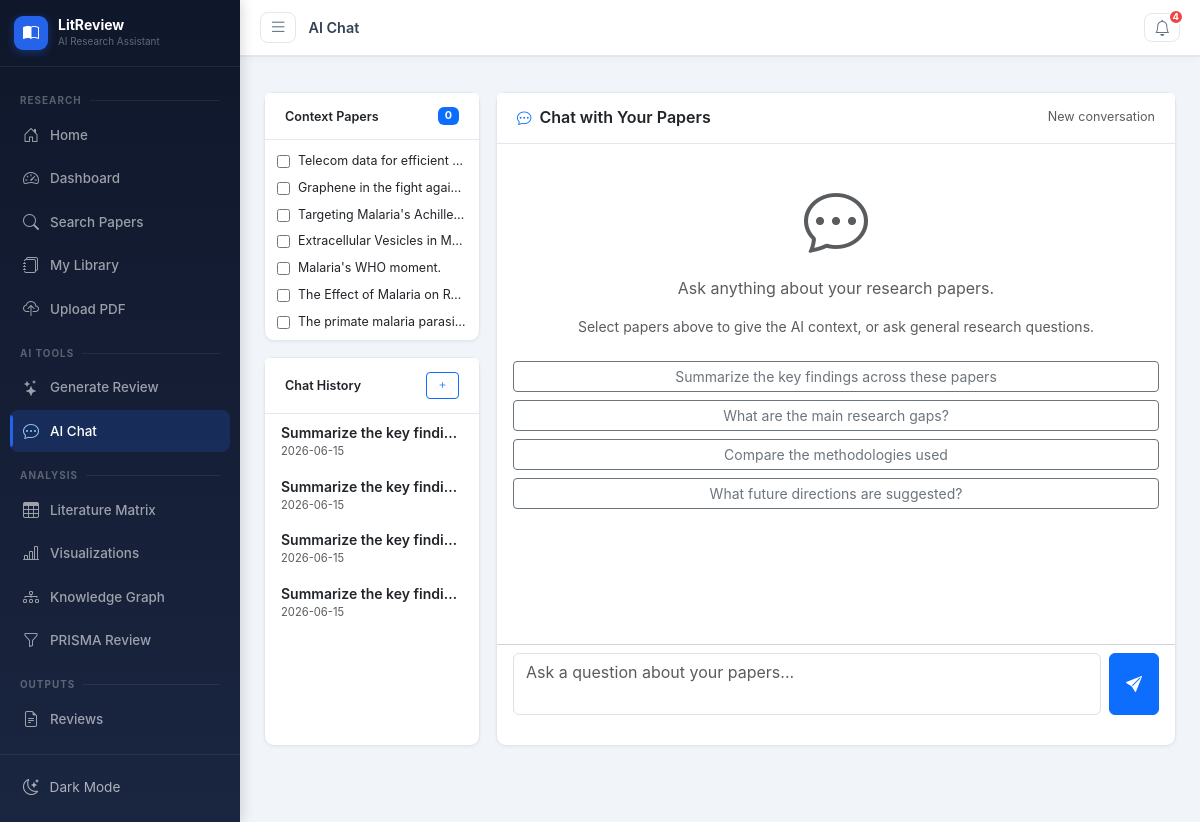
The page /ai/chat on the database as committed earlier.
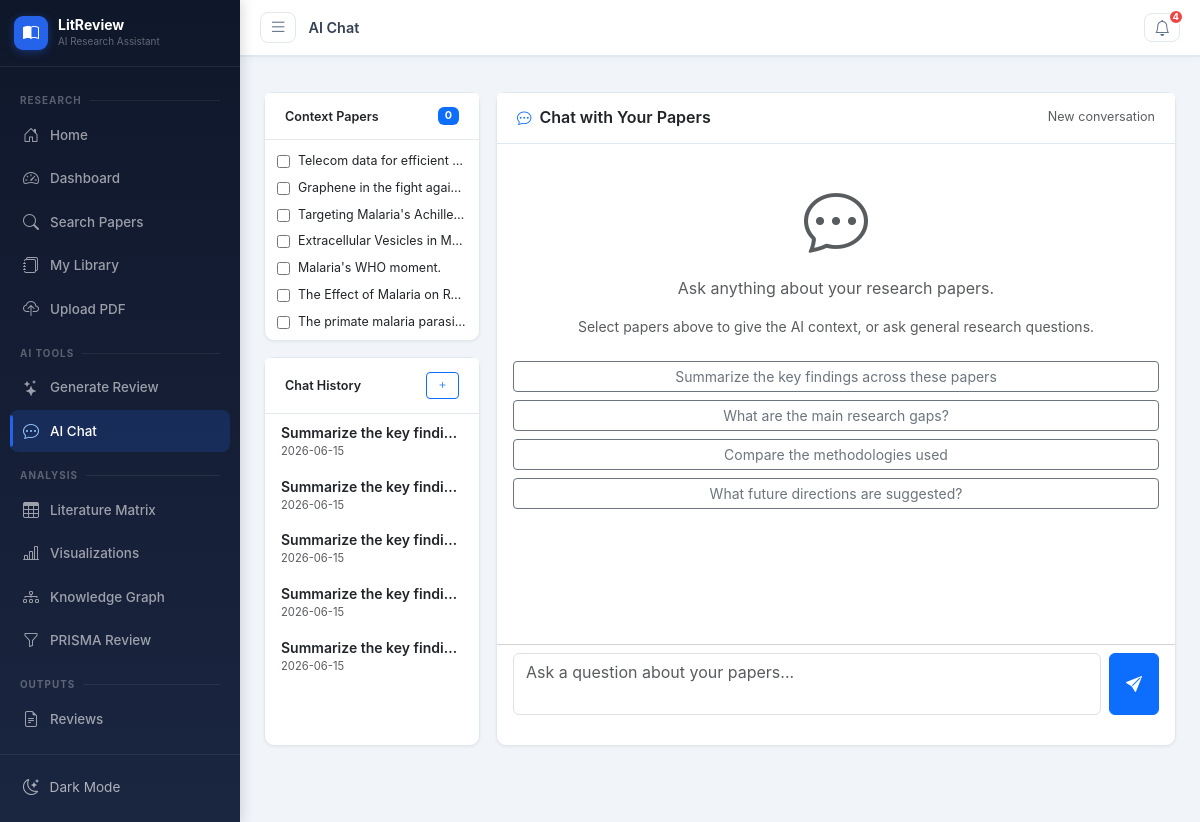
The same page on the database as committed later.
### tables this page shows
CREATE TABLE papers (
            id INTEGER PRIMARY KEY AUTOINCREMENT,
            title TEXT NOT NULL,
            authors TEXT,
            abstract TEXT,
            year INTEGER,
            doi TEXT,
            url TEXT,
            journal TEXT,
            citations_count INTEGER DEFAULT 0,
            source TEXT,
            keywords TEXT,
            full_text TEXT,
            created_at TIMESTAMP DEFAULT CURRENT_TIMESTAMP
        );

CREATE TABLE chat_sessions (
            id INTEGER PRIMARY KEY AUTOINCREMENT,
            title TEXT,
            context_type TEXT DEFAULT 'general',
            context_ids TEXT,
            created_at TIMESTAMP DEFAULT CURRENT_TIMESTAMP,
            updated_at TIMESTAMP DEFAULT CURRENT_TIMESTAMP
        );

### blueprints/ai_features.py (the view)
@ai_bp.route('/chat')
def chat():
    site = get_site_settings()
    db = get_db()
    feature = db.execute("SELECT is_enabled FROM feature_toggles WHERE feature_name='ai_chat'").fetchone()
    if feature and not feature['is_enabled']:
        db.close()
        return render_template('feature_disabled.html', site=site, feature='AI Chat')
    sessions = db.execute('SELECT * FROM chat_sessions ORDER BY updated_at DESC LIMIT 20').fetchall()
    papers_list = db.execute('SELECT id, title FROM papers ORDER BY created_at DESC LIMIT 50').fetchall()
    db.close()
    return render_template('ai/chat.html', site=site, sessions=sessions,
                           papers=papers_list, notifications=get_notifications())

### blueprints/ai_features.py (called while the page is built)
def get_site_settings():
    db = get_db()
    rows = db.execute('SELECT key, value FROM site_settings').fetchall()
    db.close()
    return {r['key']: r['value'] for r in rows}

def get_notifications():
    db = get_db()
    rows = db.execute('SELECT * FROM notifications WHERE is_read=0 ORDER BY created_at DESC LIMIT 10').fetchall()
    db.close()
    return [dict(r) for r in rows]

### models/__init__.py (called while the page is built)
def get_db():
    conn = sqlite3.connect(Config.DATABASE_PATH)
    conn.row_factory = sqlite3.Row
    return conn

### templates/ai/chat.html (shortened to what this page needs)
{% extends "base.html" %}
{% block page_title %}AI Chat{% endblock %}
{% block content %}
<div class="row g-3" style="height:calc(100vh - 130px);">
  <div class="col-lg-3 d-flex flex-column">
    <div class="card shadow-sm mb-3">
      <div class="card-header d-flex justify-content-between align-items-center">
        <h6 class="mb-0 fw-semibold small">Context Papers</h6>
        <span class="badge bg-primary" id="contextCount">0</span>
      </div>
      <div class="card-body p-2" style="max-height:200px;overflow-y:auto;">
        {% if papers %}
          {% for paper in papers %}
          <label class="d-flex align-items-center gap-2 py-1 px-1 rounded" style="cursor:pointer;font-size:0.78rem;">
            <input type="checkbox" class="paper-ctx-cb" value="{{ paper.id }}" onchange="updateContextCount()">
            <span class="text-truncate">{{ paper.title[:40] }}</span>
          </label>
          {% endfor %}
        {% else %}
          <p class="text-muted small text-center mb-0 py-2">No papers saved. <a href="/search">Search</a></p>
        {% endif %}
      </div>
    </div>
    <div class="card shadow-sm flex-grow-1">
      <div class="card-header d-flex justify-content-between align-items-center">
        <h6 class="mb-0 fw-semibold small">Chat History</h6>
        <button class="btn btn-xs btn-outline-primary" onclick="newChat()"><i class="bi bi-plus"></i></button>
      </div>
      <div class="list-group list-group-flush" style="overflow-y:auto;max-height:300px;" id="sessionList">
        {% for session in sessions %}
        <button class="list-group-item list-group-item-action py-2 text-start border-0 small"
                onclick="loadSession({{ session.id }})">
          <div class="text-truncate fw-semibold">{{ session.title }}</div>
          <div class="text-muted" style="font-size:0.7rem;">{{ session.updated_at[:10] }}</div>
        </button>
        {% else %}
        <div class="list-group-item text-muted small text-center py-3">No chat sessions yet</div>
        {% endfor %}
      </div>
    </div>
  </div>
  <div class="col-lg-9 d-flex flex-column">
    <div class="card shadow-sm flex-grow-1 d-flex flex-column">
      <div class="card-header d-flex align-items-center gap-2">
        <i class="bi bi-chat-dots text-primary"></i>
        <h6 class="mb-0 fw-semibold">Chat with Your Papers</h6>
        <span class="ms-auto text-muted small" id="sessionLabel">New conversation</span>
      </div>
      <div class="flex-grow-1 p-3 overflow-auto" id="chatMessages" style="min-height:300px;max-height:calc(100vh - 300px);">
        <div class="text-center text-muted py-4" id="welcomeMsg">
          <i class="bi bi-chat-dots display-3 opacity-15"></i>
          <p class="mt-3">Ask anything about your research papers.</p>
          <p class="small">Select papers above to give the AI context, or ask general research questions.</p>
          <div class="row g-2 mt-3">
            {% for q in ['Summarize the key findings across these papers', 'What are the main research gaps?', 'Compare the methodologies used', 'What future directions are suggested?'] %}
            <div class="col-12"><button class="btn btn-outline-secondary btn-sm w-100" onclick="askSuggested('{{ q }}')">{{ q }}</button></div>
            {% endfor %}
          </div>
        </div>
      </div>
      <div class="card-footer bg-white">
        <div class="d-flex gap-2">
          <textarea class="form-control" id="chatInput" rows="2" placeholder="Ask a question about your papers..." onkeydown="handleKey(event)" style="resize:none;"></textarea>
          <button class="btn btn-primary px-3" id="sendBtn" onclick="sendMessage()">
            <i class="bi bi-send-fill"></i>
          </button>
        </div>
      </div>
    </div>
  </div>
</div>
{% endblock %}

### templates/base.html (shortened to what this page needs)
<!DOCTYPE html>
<html lang="en">
<head>
<link href="https://cdn.jsdelivr.net/npm/bootstrap@5.3.2/dist/css/bootstrap.min.css" rel="stylesheet">
<link href="https://cdn.jsdelivr.net/npm/bootstrap-icons@1.11.3/font/bootstrap-icons.min.css" rel="stylesheet">
<link href="/static/css/style.css" rel="stylesheet">
</head>
<body>
<div id="sidebarOverlay"></div>
<div class="d-flex" id="wrapper">
  <nav id="sidebar">
    <div class="sidebar-header">
      <a href="/" class="sidebar-brand-link">
        <div class="sidebar-logo"><i class="bi bi-book-half"></i></div>
        <div class="sidebar-brand-text">
          <div class="sidebar-brand">LitReview</div>
          <div class="sidebar-tagline">AI Research Assistant</div>
        </div>
      </a>
    </div>
    <div class="sidebar-body">
      <div class="sidebar-section-label"><span>Research</span></div>
      <a href="/" class="sidebar-link {% if request.endpoint == 'main.index' %}active{% endif %}" data-tooltip="Home">
        <i class="bi bi-house-door"></i><span>Home</span>
      </a>
      <a href="/dashboard" class="sidebar-link {% if request.endpoint == 'main.dashboard' %}active{% endif %}" data-tooltip="Dashboard">
        <i class="bi bi-speedometer2"></i><span>Dashboard</span>
      </a>
      <a href="/search" class="sidebar-link {% if request.endpoint == 'main.search' %}active{% endif %}" data-tooltip="Search Papers">
        <i class="bi bi-search"></i><span>Search Papers</span>
      </a>
      <a href="/papers" class="sidebar-link {% if request.endpoint == 'main.papers' %}active{% endif %}" data-tooltip="My Library">
        <i class="bi bi-journals"></i><span>My Library</span>
      </a>
      <a href="/upload" class="sidebar-link {% if request.endpoint == 'main.upload' %}active{% endif %}" data-tooltip="Upload PDF">
        <i class="bi bi-cloud-upload"></i><span>Upload PDF</span>
      </a>
      <div class="sidebar-section-label"><span>AI Tools</span></div>
      <a href="/ai/generate-review" class="sidebar-link {% if request.endpoint == 'ai.generate_review' %}active{% endif %}" data-tooltip="Generate Review">
        <i class="bi bi-stars"></i><span>Generate Review</span>
      </a>
      <a href="/ai/chat" class="sidebar-link {% if request.endpoint == 'ai.chat' %}active{% endif %}" data-tooltip="AI Chat">
        <i class="bi bi-chat-dots"></i><span>AI Chat</span>
      </a>
      <div class="sidebar-section-label"><span>Analysis</span></div>
      <a href="/matrix" class="sidebar-link {% if request.endpoint == 'main.matrix' %}active{% endif %}" data-tooltip="Literature Matrix">
        <i class="bi bi-table"></i><span>Literature Matrix</span>
      </a>
      <a href="/visualizations" class="sidebar-link {% if request.endpoint == 'main.visualizations' %}active{% endif %}" data-tooltip="Visualizations">
        <i class="bi bi-bar-chart-line"></i><span>Visualizations</span>
      </a>
      <a href="/knowledge-graph" class="sidebar-link {% if request.endpoint == 'main.knowledge_graph' %}active{% endif %}" data-tooltip="Knowledge Graph">
        <i class="bi bi-diagram-3"></i><span>Knowledge Graph</span>
      </a>
      <a href="/prisma" class="sidebar-link {% if request.endpoint == 'main.prisma' %}active{% endif %}" data-tooltip="PRISMA Review">
        <i class="bi bi-funnel"></i><span>PRISMA Review</span>
      </a>
      <div class="sidebar-section-label"><span>Outputs</span></div>
      <a href="/reviews" class="sidebar-link {% if request.endpoint in ['main.reviews','main.review_detail'] %}active{% endif %}" data-tooltip="Reviews">
        <i class="bi bi-file-earmark-text"></i><span>Reviews</span>
      </a>
    </div>
    <div class="sidebar-footer">
      <button id="darkToggle" onclick="toggleDark()" data-tooltip="Toggle Theme">
        <i class="bi bi-moon-stars"></i>
        <span>Dark Mode</span>
      </button>
    </div>
  </nav>
  <div id="page-content-wrapper" class="flex-grow-1">
    <nav class="top-nav">
      <button id="sidebarToggle" aria-label="Toggle menu">
        <i class="bi bi-list"></i>
      </button>
      <span class="top-nav-title">{% block page_title %}{% endblock %}</span>
      <div class="ms-auto d-flex align-items-center gap-2">
        <div class="dropdown">
          <button class="top-nav-btn position-relative" data-bs-toggle="dropdown" aria-label="Notifications">
            <i class="bi bi-bell"></i>
            {% if g_notif_count > 0 %}
            <span class="notif-badge">{{ g_notif_count }}</span>
            {% endif %}
          </button>
        </div>
      </div>
    </nav>
    <div class="px-4 pt-3">
    </div>
    <div class="page-content px-4 pb-5">
      {% block content %}{% endblock %}
    </div>
  </div>
</div>
<div class="toast-container position-fixed bottom-0 end-0 p-3" id="toastContainer"></div>
</body>
</html>

Rows that differ between the two databases and show on the page:
added chat_sessions: title "Summarize the key findi…", updated_at "2026-06-15"
